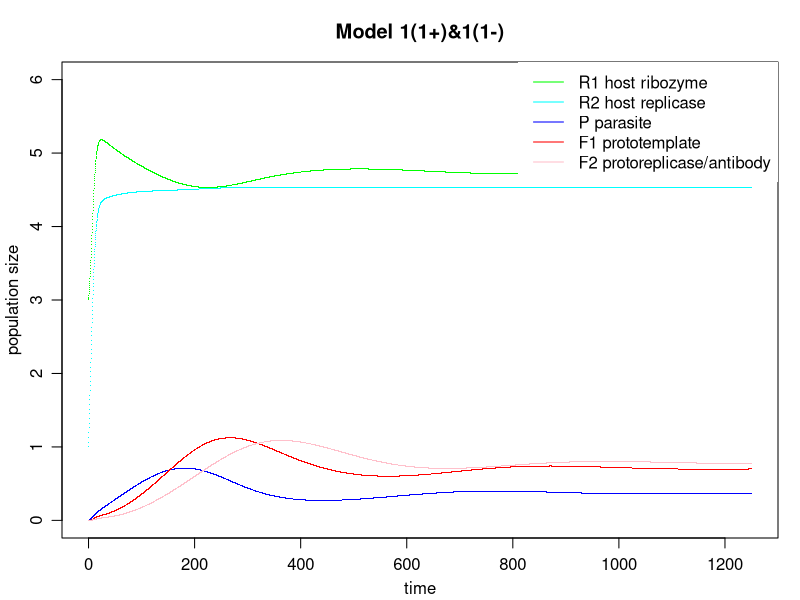

Source code (R):
# R code to generate the figures of the manuscript
#
# Birth of immunity in early life: stepwise emergence of resistance and
# immunity to complex molecular parasites via progressively degenerating
# hyperparasites
#
# Copyright (c) 2023, Christian Iseli, Bernard Conrad, Joseph A. Curran and Magnus Pirovino
#

# Model 1(1+)&1(1-): transition from hyperparasitism to antiparasitism

dt <- 0.25
m <- 5000
a <- 0.05
b <- 0.06
c <- 0.07
d <- 0.025
e <- 0.1
theta_P <- 0.02
theta_F2 <- 0.02
alpha <- 0.005 # inflow rate of parasite P into habitat
beta <- 0.1 # trigger parameter of replicase R2 producing F1 upon encounter with P
delta_1 <- 0.07
delta_2 <- 0.0005
delta_3 <- 0.025
d_R2 <- 0.01 
d_R1 <- 0.01 
d_P <- 0.01
d_F1 <- 0.01
d_F2 <- 0.01   
q_P <- 2
q_F1 <- 10.0
q_F2 <- 10.0
K <- 10.0

# initial conditions setting:
R2_0 <- 1.0
R1_0 <- 3.0
P_0 <- 0.0
F1_0 <- 0.0
F2_0 <- 0.0

pdf('Fig4A.pdf',paper="a4r",width=0,height=0)
op <- par(mfrow = c(1,1), mgp = c(2,.8,0), mar = 0.1+c(3,3,3,1))

# Construct first row of results

r <- as.data.frame(matrix(
  c(0.0,
    R2_0,
    R1_0,
    P_0,
    F1_0,
    F2_0),
  nrow=1, ncol=6, byrow=TRUE))

colnames(r) <- c("t","R2","R1","P","F1","F2")

# Construct more rows, based on the last one

for (k in 1:m) {
  Pi_uppercase <- (1 - (r$R1[k] + r$R2[k] + r$P[k] / q_P + r$F1[k] / q_F1 + r$F2[k] / q_F2) / K)
  R2 <- r$R2[k] + dt * ((a * r$R1[k] *r$R1[k] - delta_2 * r$R1[k] *r$F1[k]) * Pi_uppercase                                       - d_R2 * r$R2[k])
  R1 <- r$R1[k] + dt * ((b * r$R2[k] *r$R1[k] - delta_1 * r$R2[k] *r$P[k])  * Pi_uppercase                                       - d_R1 * r$R1[k])
  P  <- r$P[k]  + dt * ((c * r$R2[k] *r$P[k]  - delta_3 * r$F2[k] *r$P[k])  * Pi_uppercase + alpha - theta_P  * r$F2[k] * r$P[k] - d_P  * r$P[k])
  F1 <- r$F1[k] + dt * ((d * r$F2[k] *r$P[k]  + beta    * r$R2[k] *r$P[k])  * Pi_uppercase                                       - d_F1 * r$F1[k])
  F2 <- r$F2[k] + dt * ( e * r$R1[k] *r$F1[k]                               * Pi_uppercase         - theta_F2 * r$F2[k] * r$P[k] - d_F2 * r$F2[k])
  t <- r$t[k] + dt

  # create the full row and add
  y <- cbind(t, R2, R1, P, F1, F2, deparse.level = 0)
  colnames(y) <- c("t","R2","R1","P","F1","F2")
  r <- rbind(r, y)
}

# plot the computed data
plot(r$t,r$R1,col="green", main="Model 1(1+)&1(1-)", xlab="time", ylab="population size", pch=".", ylim=c(0,6))
points(r$t,r$R2,col="cyan", pch=".")
points(r$t,r$P,col="blue", pch=".")
points(r$t,r$F1,col="red", pch=".")
points(r$t,r$F2,col="pink", pch=".")
legend("topright", c("R1 host ribozyme", "R2 host replicase", "P parasite", "F1 prototemplate", "F2 protoreplicase/antibody"), lty = 1, col = c("green","cyan","blue","red","pink"), box.lwd = 0)

dev.off()
#
